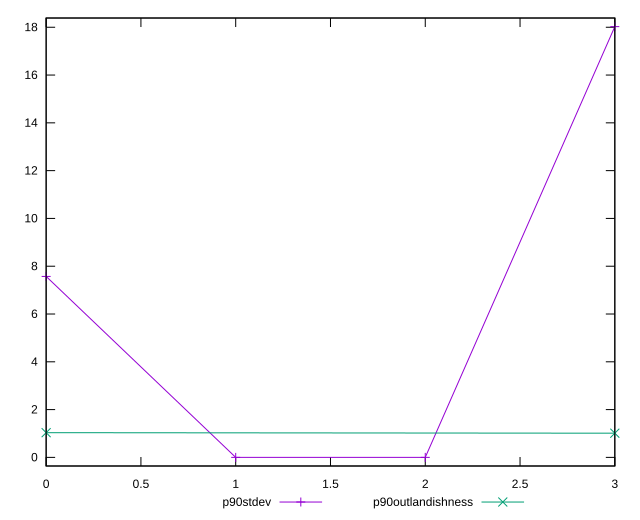

gnuplot code for this plot:
reset

$p90Stdev <<EOF
0 7.572723513994136
1 0
2 0
3 18.026275185309423
EOF

$p90Outlandishness <<EOF
0 1.0343890412251533
3 1.0125118485558504
EOF

set key outside below
set xrange [0:3]
set yrange [-0.36052550370618847:18.38680068901561]
set trange [-0.36052550370618847:18.38680068901561]
set terminal svg size 640, 520 enhanced background rgb 'white'
set output "reports/report_00032_2021-02-25T10-28-15.087Z/total-blocking-time/progression/stddev.svg"

plot $p90Stdev title "p90stdev" with linespoints, \
     $p90Outlandishness title "p90outlandishness" with linespoints

reset
